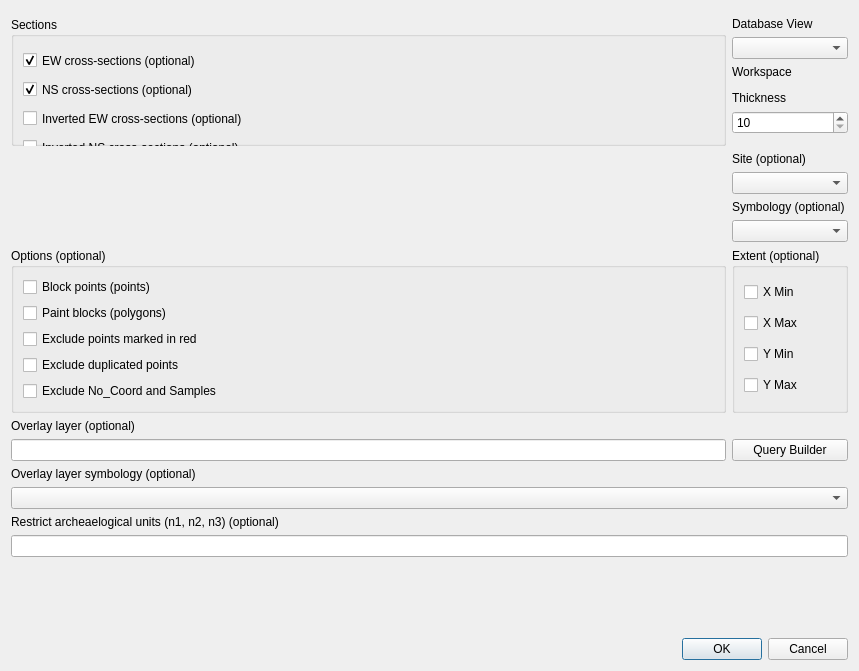
<?xml version="1.0" encoding="UTF-8"?>
<ui version="4.0">
 <class>Dialog</class>
 <widget class="QDialog" name="Dialog">
  <property name="geometry">
   <rect>
    <x>0</x>
    <y>0</y>
    <width>859</width>
    <height>671</height>
   </rect>
  </property>
  <property name="windowTitle">
   <string>Dialog</string>
  </property>
  <layout class="QGridLayout" name="gridLayout">
   <item row="10" column="1">
    <widget class="QComboBox" name="site"/>
   </item>
   <item row="5" column="1">
    <widget class="QLabel" name="label_3">
     <property name="text">
      <string>Thickness</string>
     </property>
    </widget>
   </item>
   <item row="0" column="0" colspan="2">
    <widget class="QgsMessageBar" name="messageBar">
     <property name="frameShape">
      <enum>QFrame::StyledPanel</enum>
     </property>
     <property name="frameShadow">
      <enum>QFrame::Raised</enum>
     </property>
    </widget>
   </item>
   <item row="1" column="0" rowspan="8">
    <widget class="QGroupBox" name="groupBox">
     <property name="title">
      <string>Sections</string>
     </property>
     <widget class="QCheckBox" name="ew">
      <property name="geometry">
       <rect>
        <x>12</x>
        <y>32</y>
        <width>217</width>
        <height>23</height>
       </rect>
      </property>
      <property name="text">
       <string>EW cross-sections (optional)</string>
      </property>
      <property name="checked">
       <bool>true</bool>
      </property>
     </widget>
     <widget class="QCheckBox" name="ns">
      <property name="geometry">
       <rect>
        <x>12</x>
        <y>61</y>
        <width>213</width>
        <height>23</height>
       </rect>
      </property>
      <property name="text">
       <string>NS cross-sections (optional)</string>
      </property>
      <property name="checked">
       <bool>true</bool>
      </property>
     </widget>
     <widget class="QCheckBox" name="ew_inverted">
      <property name="geometry">
       <rect>
        <x>12</x>
        <y>90</y>
        <width>277</width>
        <height>23</height>
       </rect>
      </property>
      <property name="text">
       <string>Inverted EW cross-sections (optional)</string>
      </property>
     </widget>
     <widget class="QCheckBox" name="ns_inverted">
      <property name="geometry">
       <rect>
        <x>12</x>
        <y>119</y>
        <width>274</width>
        <height>23</height>
       </rect>
      </property>
      <property name="text">
       <string>Inverted NS cross-sections (optional)</string>
      </property>
     </widget>
    </widget>
   </item>
   <item row="1" column="1">
    <widget class="QLabel" name="label_2">
     <property name="text">
      <string>Database View</string>
     </property>
    </widget>
   </item>
   <item row="22" column="0">
    <widget class="QLabel" name="label_8">
     <property name="text">
      <string>Overlay layer symbology (optional)</string>
     </property>
    </widget>
   </item>
   <item row="17" column="1">
    <widget class="QGroupBox" name="groupBox_3">
     <property name="title">
      <string>Extent (optional)</string>
     </property>
     <layout class="QVBoxLayout" name="verticalLayout_4">
      <item>
       <widget class="QCheckBox" name="xmin">
        <property name="text">
         <string>X Min</string>
        </property>
       </widget>
      </item>
      <item>
       <widget class="QCheckBox" name="xmax">
        <property name="text">
         <string>X Max</string>
        </property>
       </widget>
      </item>
      <item>
       <widget class="QCheckBox" name="ymin">
        <property name="text">
         <string>Y Min</string>
        </property>
       </widget>
      </item>
      <item>
       <widget class="QCheckBox" name="ymax">
        <property name="text">
         <string>Y Max</string>
        </property>
       </widget>
      </item>
     </layout>
    </widget>
   </item>
   <item row="11" column="1">
    <widget class="QLabel" name="label_5">
     <property name="text">
      <string>Symbology (optional)</string>
     </property>
    </widget>
   </item>
   <item row="26" column="0">
    <spacer name="verticalSpacer">
     <property name="orientation">
      <enum>Qt::Vertical</enum>
     </property>
     <property name="sizeHint" stdset="0">
      <size>
       <width>20</width>
       <height>40</height>
      </size>
     </property>
    </spacer>
   </item>
   <item row="27" column="0" colspan="2">
    <widget class="QDialogButtonBox" name="buttonBox">
     <property name="orientation">
      <enum>Qt::Horizontal</enum>
     </property>
     <property name="standardButtons">
      <set>QDialogButtonBox::Cancel|QDialogButtonBox::Ok</set>
     </property>
    </widget>
   </item>
   <item row="12" column="1">
    <widget class="QComboBox" name="symbologies"/>
   </item>
   <item row="9" column="1">
    <widget class="QLabel" name="label_4">
     <property name="text">
      <string>Site (optional)</string>
     </property>
    </widget>
   </item>
   <item row="19" column="0">
    <widget class="QLabel" name="label_7">
     <property name="text">
      <string>Overlay layer (optional)</string>
     </property>
    </widget>
   </item>
   <item row="25" column="0" colspan="2">
    <widget class="QLineEdit" name="restricted_units"/>
   </item>
   <item row="20" column="1">
    <widget class="QPushButton" name="pushButton">
     <property name="text">
      <string>Query Builder</string>
     </property>
    </widget>
   </item>
   <item row="23" column="0" colspan="2">
    <widget class="QComboBox" name="symbologies_overlays"/>
   </item>
   <item row="17" column="0">
    <widget class="QGroupBox" name="groupBox_2">
     <property name="title">
      <string>Options (optional)</string>
     </property>
     <layout class="QGridLayout" name="gridLayout_2">
      <item row="0" column="0">
       <widget class="QCheckBox" name="option_points">
        <property name="text">
         <string>Block points (points)</string>
        </property>
       </widget>
      </item>
      <item row="1" column="0">
       <widget class="QCheckBox" name="option_paint">
        <property name="text">
         <string>Paint blocks (polygons)</string>
        </property>
       </widget>
      </item>
      <item row="2" column="0">
       <widget class="QCheckBox" name="option_exclude_red">
        <property name="text">
         <string>Exclude points marked in red</string>
        </property>
       </widget>
      </item>
      <item row="3" column="0">
       <widget class="QCheckBox" name="option_exclude_duplicated">
        <property name="text">
         <string>Exclude duplicated points</string>
        </property>
       </widget>
      </item>
      <item row="4" column="0">
       <widget class="QCheckBox" name="option_exclude_nocoord">
        <property name="text">
         <string>Exclude No_Coord and Samples</string>
        </property>
       </widget>
      </item>
     </layout>
    </widget>
   </item>
   <item row="24" column="0">
    <widget class="QLabel" name="label_6">
     <property name="text">
      <string>Restrict archeaelogical units (n1, n2, n3) (optional)</string>
     </property>
    </widget>
   </item>
   <item row="4" column="1">
    <widget class="QgsFileWidget" name="workspace">
     <property name="storageMode">
      <enum>QgsFileWidget::GetDirectory</enum>
     </property>
    </widget>
   </item>
   <item row="2" column="1">
    <widget class="QComboBox" name="db_view"/>
   </item>
   <item row="3" column="1">
    <widget class="QLabel" name="label">
     <property name="text">
      <string>Workspace</string>
     </property>
    </widget>
   </item>
   <item row="20" column="0">
    <widget class="QLineEdit" name="overlay_layer"/>
   </item>
   <item row="6" column="1">
    <widget class="QgsSpinBox" name="thickness">
     <property name="minimum">
      <number>10</number>
     </property>
     <property name="maximum">
      <number>1000</number>
     </property>
     <property name="singleStep">
      <number>10</number>
     </property>
    </widget>
   </item>
  </layout>
 </widget>
 <customwidgets>
  <customwidget>
   <class>QgsFileWidget</class>
   <extends>QWidget</extends>
   <header>qgsfilewidget.h</header>
   <container>1</container>
  </customwidget>
  <customwidget>
   <class>QgsSpinBox</class>
   <extends>QSpinBox</extends>
   <header>qgsspinbox.h</header>
  </customwidget>
  <customwidget>
   <class>QgsMessageBar</class>
   <extends>QFrame</extends>
   <header>qgis.gui</header>
   <container>1</container>
  </customwidget>
 </customwidgets>
 <resources/>
 <connections>
  <connection>
   <sender>buttonBox</sender>
   <signal>accepted()</signal>
   <receiver>Dialog</receiver>
   <slot>accept()</slot>
   <hints>
    <hint type="sourcelabel">
     <x>248</x>
     <y>254</y>
    </hint>
    <hint type="destinationlabel">
     <x>157</x>
     <y>274</y>
    </hint>
   </hints>
  </connection>
  <connection>
   <sender>buttonBox</sender>
   <signal>rejected()</signal>
   <receiver>Dialog</receiver>
   <slot>reject()</slot>
   <hints>
    <hint type="sourcelabel">
     <x>316</x>
     <y>260</y>
    </hint>
    <hint type="destinationlabel">
     <x>286</x>
     <y>274</y>
    </hint>
   </hints>
  </connection>
 </connections>
</ui>
